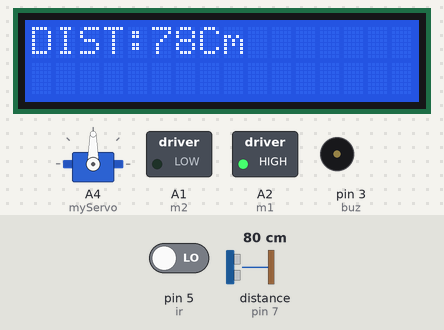
Bench run of a sketch on a simulated Arduino Uno, built with avr-gcc and run on an emulated ATmega328P. Shown: 16×2 character LCD, servo, switched loads named in the sketch (green lamp = pin HIGH), buzzer (waves = sounding, pin HIGH). Wiring (inferred from the names in the program): ultrasonic range finder: trigger pin 6; echo pin 7. The inputs (shaded band) are chosen by the test bench; at power-on: distance to the obstacle (sensor on pin 7) 80 cm, pin 5 (ir) LOW. The echo pulse lasts 58.3 µs per cm; the modem accepts every AT command (registered, SIM ready, sends succeed) and sends nothing else; pins used as bus, display or sensor lines are not drawn; what the sketch prints to the serial monitor is not drawn.

Above: at 2.2 s.
2.3 s: distance to the obstacle (sensor on pin 7) set to 17 cm
At 2.8 s:
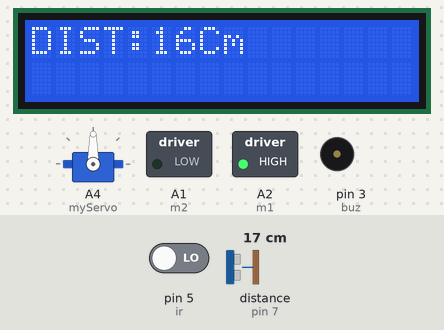
3.8 s: distance to the obstacle (sensor on pin 7) set to 13 cm
At 4.2 s:
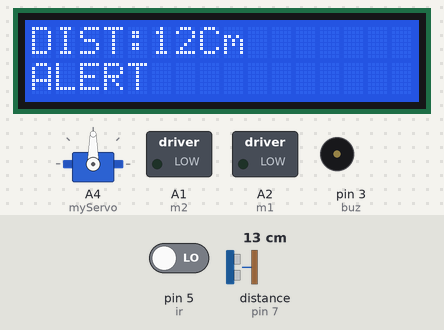
At 5.4 s:
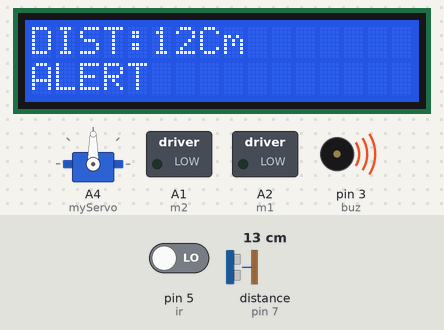
Timing chart, 0 to 14.9 s (numbered marks = the images above; inputs shaded):
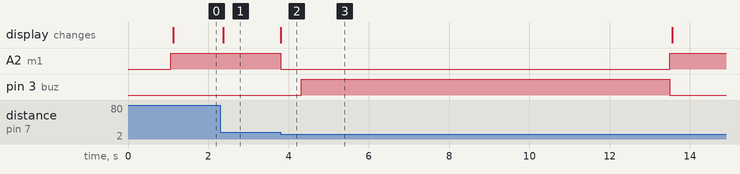

Measured:
- the behaviour switches between 16 and 15 cm on distance to the obstacle (sensor on pin 7) (found by bisection; images 1 and 2)
- after the input at 2.3 s, the display: changes after 0.07 s (image 1)
- after the input at 3.8 s, A2 (m1): HIGH → LOW at once, → HIGH 9.7 s later; pin 3 (buz): LOW → HIGH after 0.51 s, → LOW 9.2 s later; the display: changes at once (image 2)

The sketch:

Code.ino
```cpp
// Includes the Servo lib
#include <Servo.h>
#include <SoftwareSerial.h>
#include <LiquidCrystal.h>

SoftwareSerial mySerial(A0, 4);
Servo myServo;

const int rs = 8, en = 9, d4 = 10, d5 = 11, d6 = 12, d7 = 13;
LiquidCrystal lcd(rs, en, d4, d5, d6, d7);

// Defines Trig and Echo pins of the Ultrasonic Sensor
const int trigPin = 6;
const int echoPin = 7;
const int buz = 3;
int m1 = A2;
int m2 = A1;
int ir = 5;

// Variables for the duration and the distance
long duration;
int distance;
int i = 0;
int kk = 0;

void setup() {
  pinMode(trigPin, OUTPUT); // Sets the trigPin as an Output
  pinMode(echoPin, INPUT);  // Sets the echoPin as an Input
  pinMode(buz, OUTPUT);
  pinMode(m1, OUTPUT);
  pinMode(m2, OUTPUT);
  pinMode(ir, INPUT);

  lcd.begin(16, 2);
  lcd.print("   WELCOME");

  mySerial.begin(9600);
  Serial.begin(9600);

  myServo.attach(A4); // Defines on which pin the servo motor is attached
  delay(1000);

  digitalWrite(m1, 1);
  digitalWrite(m2, 0);
}

void loop() {
  // Rotates the servo motor from 15 to 165 degrees
  if (digitalRead(ir) == 1) {
    digitalWrite(m1, 1 - digitalRead(m1));
    digitalWrite(m2, 1 - digitalRead(m2));
    while (digitalRead(ir) == 1) {
      delay(10);
    }
  }

  i = i + 1;
  if (i == 360)
    i = 0;
  delay(30);

  distance = calculateDistance(); // Calls a function for calculating the distance measured by the Ultrasonic sensor for each degree

  lcd.clear();
  lcd.print("DIST:" + String(distance) + "Cm");

  if (distance < 15 && kk == 0) {
    lcd.setCursor(0, 1);
    lcd.print("ALERT");
    kk = 1;
    Serial.println("Intruder Alert &0&1");
    digitalWrite(m1, 0);
    digitalWrite(m2, 0);
    delay(500);
    send_sms();
    digitalWrite(m1, 1);
    digitalWrite(m2, 0);
  }

  if (distance >= 15)
    kk = 0;
}

// Function for calculating the distance measured by the Ultrasonic sensor
int calculateDistance() {
  digitalWrite(trigPin, LOW);
  delayMicroseconds(2);
  digitalWrite(trigPin, HIGH);
  delayMicroseconds(10);
  digitalWrite(trigPin, LOW);
  duration = pulseIn(echoPin, HIGH); // Reads the echoPin, returns the sound wave travel time in microseconds
  distance = duration * 0.034 / 2;
  return distance;
}

void send_sms() {
  digitalWrite(buz, 1);

  mySerial.println("Sending SMS...");
  mySerial.println("AT");
  delay(1000);
  mySerial.println("ATE0");
  delay(1000);
  mySerial.println("AT+CMGF=1");
  delay(1000);
  mySerial.print("AT+CMGS=\"x\"\r\n"); // Replace x with the mobile number
  delay(1000);
  mySerial.println("Alert: Intruder detected");
  delay(100);
  mySerial.println((char)26); // ASCII code of CTRL+Z
  delay(5000);

  digitalWrite(buz, 0);
}
```
